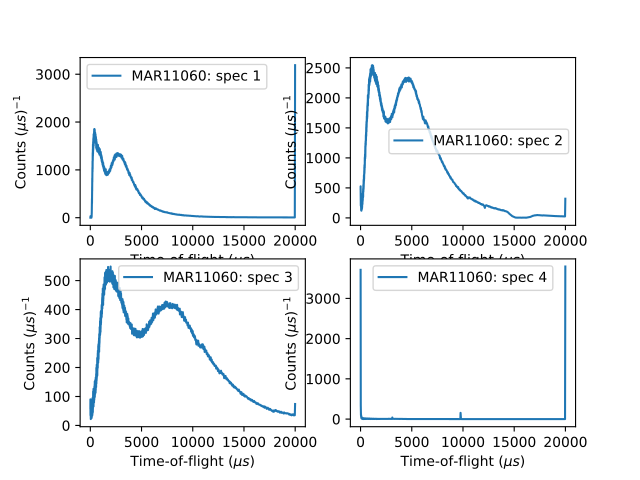

Write the Python code that produced this figure.
# import mantid algorithms, numpy and matplotlib
from mantid.simpleapi import *
import matplotlib.pyplot as plt

MAR11060 = Load('MAR11060')

fig, axes = plt.subplots(edgecolor='#ffffff', ncols=2, nrows=2, num='MAR11060-1', subplot_kw={'projection': 'mantid'})
axes[0][0].plot(MAR11060, color='#1f77b4', label='MAR11060: spec 1', specNum=1)
axes[0][0].set_xlabel('Time-of-flight ($\mu s$)')
axes[0][0].set_ylabel('Counts ($\mu s$)$^{-1}$')
axes[0][0].legend()   #.draggable() # uncomment to set the legend draggable

axes[0][1].plot(MAR11060, color='#1f77b4', label='MAR11060: spec 2', specNum=2)
axes[0][1].set_xlabel('Time-of-flight ($\mu s$)')
axes[0][1].set_ylabel('Counts ($\mu s$)$^{-1}$')
axes[0][1].legend()   #.draggable() # uncomment to set the legend draggable

axes[1][0].plot(MAR11060, color='#1f77b4', label='MAR11060: spec 3', specNum=3)
axes[1][0].set_xlabel('Time-of-flight ($\mu s$)')
axes[1][0].set_ylabel('Counts ($\mu s$)$^{-1}$')
axes[1][0].legend()   #.draggable() # uncomment to set the legend draggable

axes[1][1].plot(MAR11060, color='#1f77b4', label='MAR11060: spec 4', specNum=4)
axes[1][1].set_xlabel('Time-of-flight ($\mu s$)')
axes[1][1].set_ylabel('Counts ($\mu s$)$^{-1}$')
axes[1][1].legend()   #.draggable() # uncomment to set the legend draggable

plt.show()
